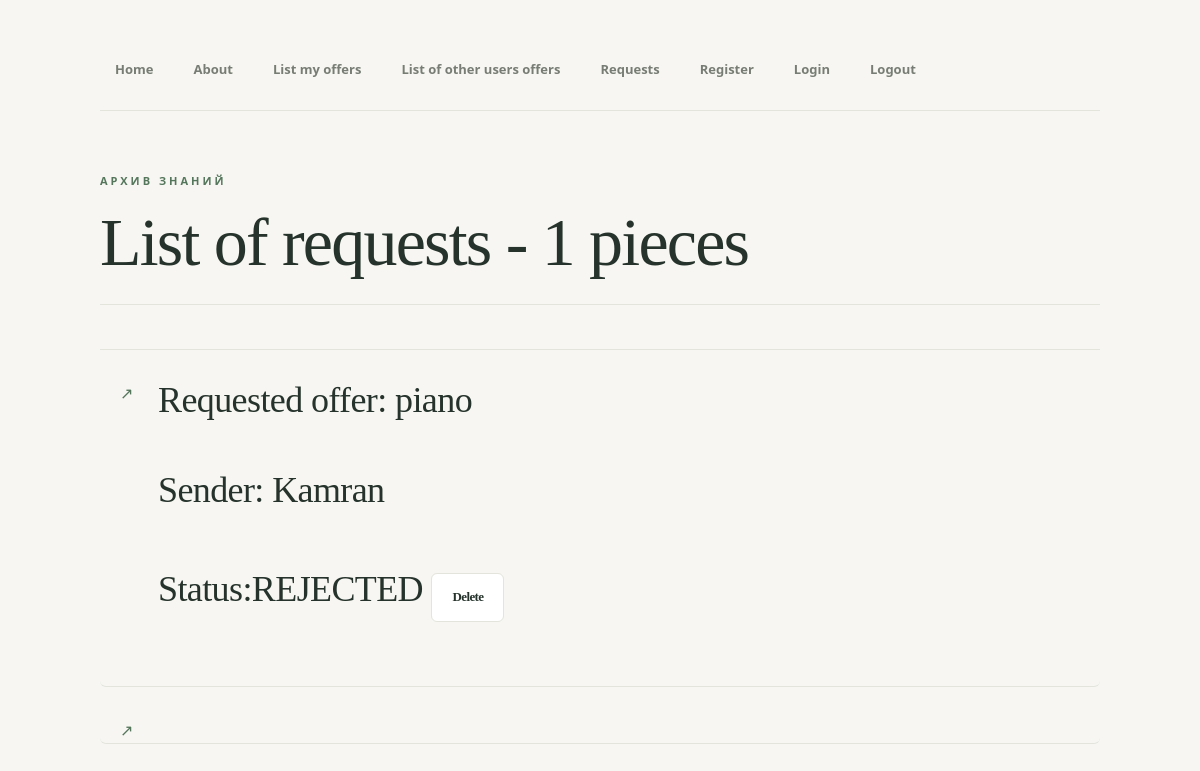
The app's page /offers/request/ (signed in) with its own data.
### offers/models.py (models this page shows)
class SwapRequest(models.Model):
    STATUS_CHOICES = [
        ('PENDING', 'Pending'),
        ('ACCEPTED', 'Accepted'),
        ('REJECTED', 'Rejected'),
    ]
    sender = models.ForeignKey(User, on_delete=models.CASCADE, related_name='sent_requests')
    receiver = models.ForeignKey(User, on_delete=models.CASCADE, related_name='received_requests')
    wanted_skill = models.ForeignKey(Offer, on_delete=models.CASCADE, related_name='wanted_in')
    status = models.CharField(max_length=10, choices=STATUS_CHOICES, default='PENDING')

class Offer(models.Model):
    STATUS_CHOICES = [
        ('draft','Draft'),
        ('published', 'Published'),
    ]
    title = models.CharField(max_length=100)
    content = models.TextField()
    status = models.CharField(
        max_length=20,
        choices=STATUS_CHOICES,
        default='draft',
    )
    created_at = models.DateTimeField(auto_now_add = True)
    updated_at = models.DateTimeField(auto_now = True)
    category = models.ForeignKey(
    Category,
    on_delete=models.PROTECT,
    related_name = 'offers',
    verbose_name='Категория',)
    tags = models.ManyToManyField(
        Tag,
        related_name = 'offers',
        verbose_name='Теги',
    )
    author = models.ForeignKey(
        settings.AUTH_USER_MODEL ,
        on_delete = models.CASCADE,
        related_name='offers',
        verbose_name='Автор',
     )
    class Meta:
        verbose_name = 'Offer'
        verbose_name_plural = 'Offers'
        ordering = ['-created_at']
    def __str__(self):
        return self.title

class User(AbstractUser):
   pass # your custom fields here

### offers/views.py (the view)
# urls.py: path('request/', views.get_swap_request, name='requests'),
@login_required
def get_swap_request(request):
    requests = SwapRequest.objects.filter(receiver=request.user)
    return render(request, 'offers/requests.html', {'requests': requests})

### templates/offers/requests.html (shortened to what this page needs)
{% extends "base.html" %}
{% block content %}
{%with total=requests|length%}
<h1>List of requests - {{total}} pieces</h1>
{%endwith%}
<ul>
	{%for request in requests%}
	<li>
			<span class="offer-title">Requested offer: {{request.wanted_skill}} <p> Sender: {{request.sender}}<p> Status:{{request.status}}</span>
				<a class="action-link" href="{% url 'offers:delete_swap_request' request.id %}">Delete</a>
	</li>
	<li>
	</li>
	{% empty %}
	<li class="empty-message">Список предложений пуст</li>
	{% endfor %}
</ul>
{% endblock %}

### static/css/style.css (style rules this page uses)
:root { --color-bg: #f7f6f2; --color-surface: #ffffff; --color-text: #26332c; --color-muted: #777d74; --color-border: #e3e4dc; --color-accent: #54765b; --color-accent-light: #e8eee5; --color-danger: #a44c43; --font-body: "Segoe UI", Arial, sans-serif; --font-heading: Georgia, "Times New Roman", serif; --radius-sm: 6px; --radius-md: 12px; --radius-lg: 18px; --shadow-sm: 0 2px 8px rgba(38, 51, 44, 0.04); --shadow-md: 0 8px 24px rgba(38, 51, 44, 0.07); --transition: 0.2s ease; }
* { box-sizing: border-box; }
html { scroll-behavior: smooth; }
body { margin: 0; min-height: 100vh; padding: 48px 7vw 80px; overflow-x: hidden; background: var(--color-bg); color: var(--color-text); font-family: var(--font-body); font-size: 16px; line-height: 1.7; -webkit-font-smoothing: antialiased; }
h1 { max-width: 1000px; margin: 0 auto 40px; padding: 0 0 24px; border-bottom: 1px solid var(--color-border); color: var(--color-text); font-family: var(--font-heading); font-size: clamp(38px, 6vw, 68px); font-weight: 500; line-height: 1.1; letter-spacing: -1.8px; overflow-wrap: anywhere; }
h1::before { content: "АРХИВ ЗНАНИЙ"; display: block; margin-bottom: 18px; color: var(--color-accent); font-family: var(--font-body); font-size: 11px; font-weight: 700; letter-spacing: 3px; }
p { line-height: 1.75; }
a { color: var(--color-accent); font-weight: 600; text-decoration: none; transition: color var(--transition); }
ul { max-width: 1000px; margin: 44px auto 0; padding: 0; border-top: 1px solid var(--color-border); list-style: none; }
li { position: relative; margin: 0; padding: 28px 30px 28px 58px; border-bottom: 1px solid var(--color-border); border-radius: var(--radius-sm); transition: background var(--transition), padding-left var(--transition); }
li::before { content: "↗"; position: absolute; top: 30px; left: 20px; color: var(--color-accent); font-size: 16px; transition: transform var(--transition); }
.offer-title { display: inline-block; color: var(--color-text); font-family: var(--font-heading); font-size: clamp(24px, 3.5vw, 36px); font-weight: 500; line-height: 1.25; letter-spacing: -0.6px; overflow-wrap: anywhere; transition: color var(--transition); }
.action-link { display: inline-block; padding: 12px 20px; border: 1px solid var(--color-border); border-radius: var(--radius-sm); background: var(--color-surface); color: var(--color-text); font-size: 13px; font-weight: 600; text-align: center; transition: background var(--transition), color var(--transition), border-color var(--transition), transform var(--transition); }

### records on screen
SwapRequest: wanted_skill "piano", sender "Kamran", status "REJECTED"

### other values on screen
{{ total }} "1"
